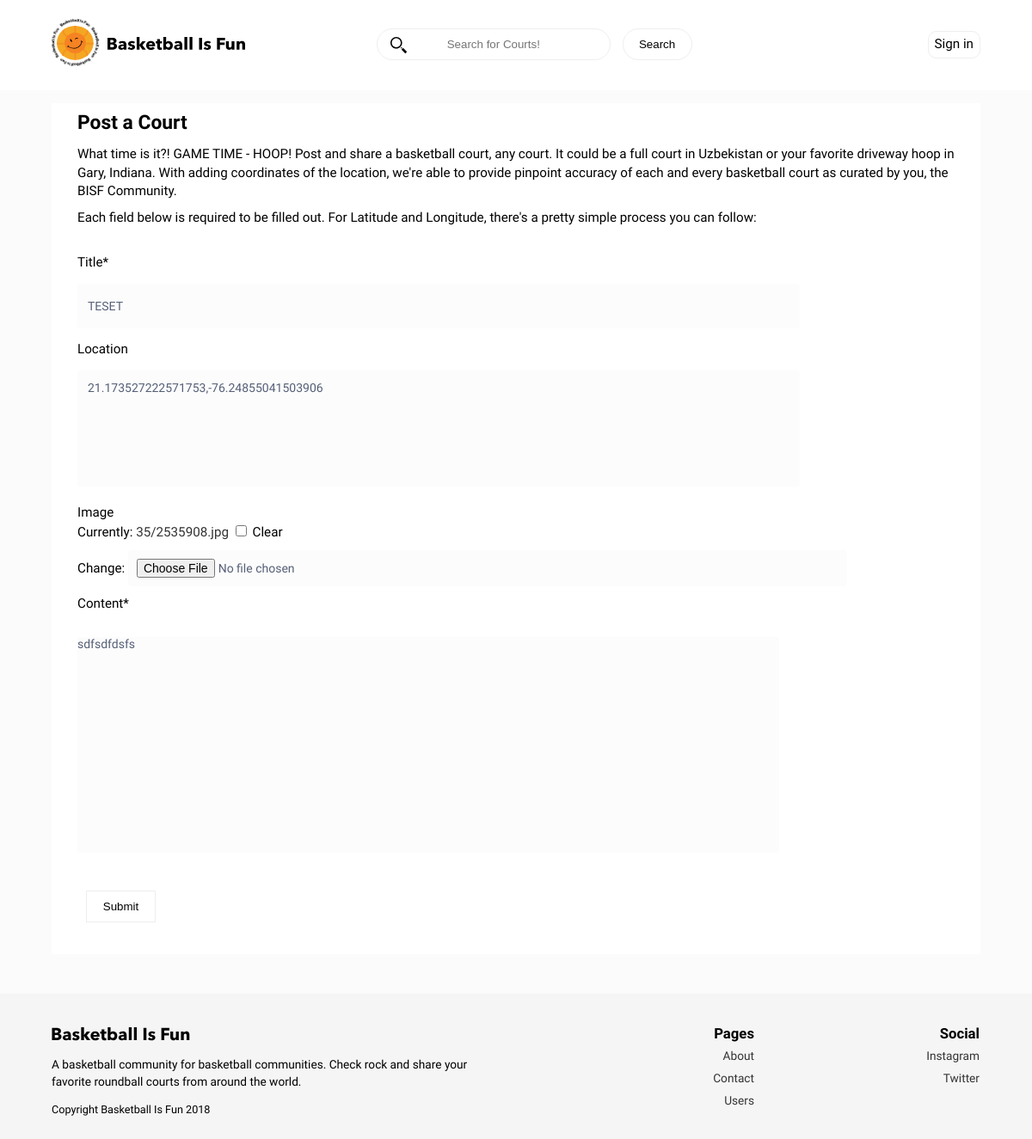
/courts/teset/edit/, run on an earlier commit of the app's database.
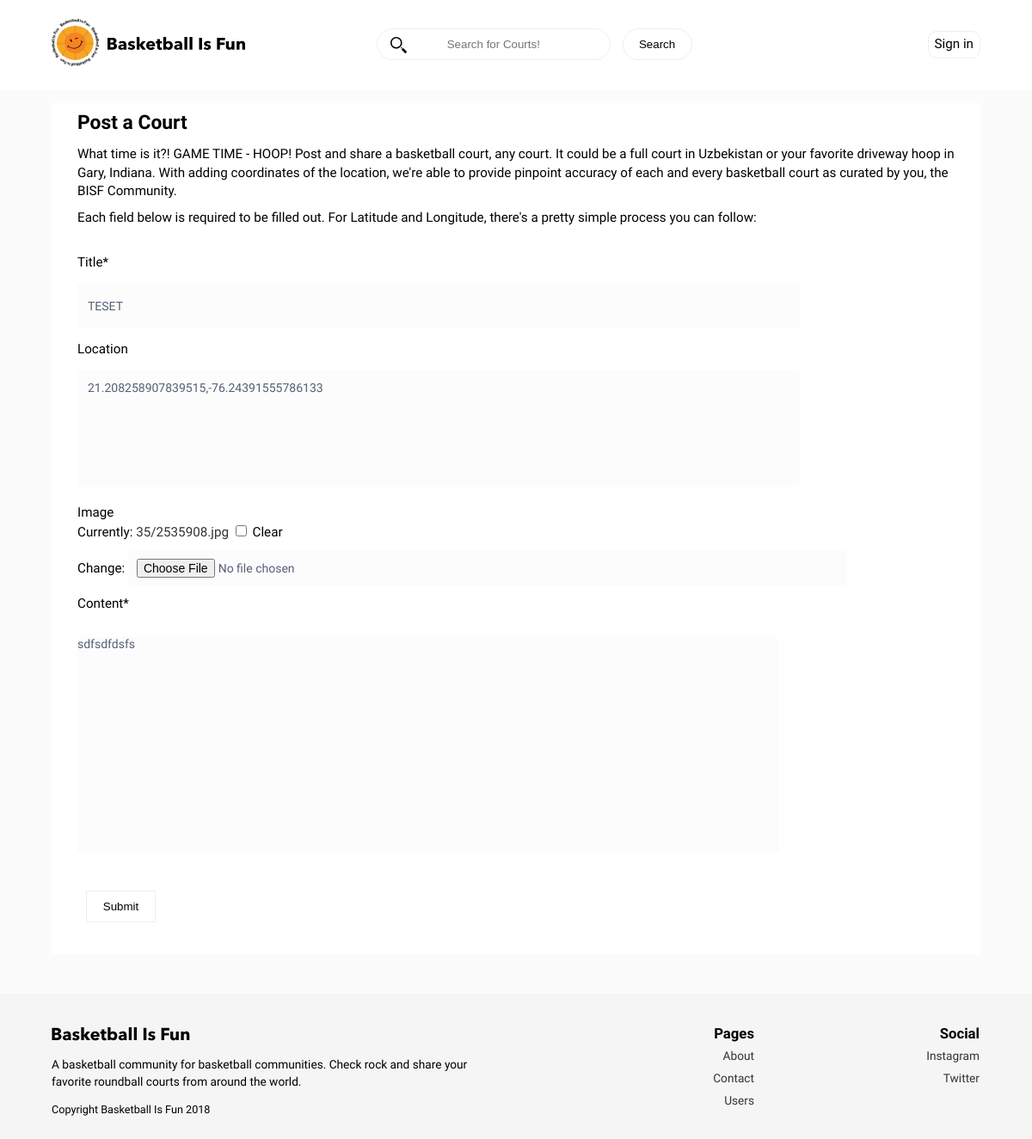
And on a later commit of the database.
### courts/models.py (models this page shows, shortened)
class Court(models.Model):
    title = models.CharField(max_length=50)
    user = models.ForeignKey(settings.AUTH_USER_MODEL, default=1)
    slug = models.SlugField(unique=True, default="")
    image = models.ImageField(upload_to=upload_location,
        null=True,
        blank=True,
        width_field="width_field",
        height_field="height_field")
    height_field = models.IntegerField(default=0)
    width_field = models.IntegerField(default=0)
    content = MarkdownxField()
    address = models.CharField(max_length=255)
    location = GeopositionField(blank=True)
    tags = TaggableManager(blank=True)
    likes = models.ManyToManyField(settings.AUTH_USER_MODEL, blank=True, related_name='court_likes')
    updated = models.DateTimeField(auto_now=True, auto_now_add=False)
    timestamp = models.DateTimeField(auto_now=False, auto_now_add=True)
    objects = CourtManager()
    class Meta:
        ordering = ["-timestamp", "-updated"]

### courts/views.py (the view)
# urls.py: url(r'^courts/(?P<slug>[\w-]+)/edit/$', court_update, name='update'),
def court_update(request, slug=None):
	if not request.user:
		raise Http404
	instance = get_object_or_404(Court, slug=slug)
	form = CourtForm(request.POST or None, request.FILES or None, instance=instance)
	if form.is_valid():
		instance = form.save(commit=False)
		instance.save()
		form.save_m2m()
		messages.success(request, "<a href='#'> Saved</a> ", extra_tags='html_safe')
		return HttpResponseRedirect(instance.get_absolute_url())
	context = {
		"title": instance.title,
		"instance": instance,
		"form":form,
	}
	return render(request, "court_form.html", context)

### courts/forms.py
class CourtForm(forms.ModelForm):
    content = MarkdownxFormField()
    class Meta:
        model = Court
        fields = [
            "title",
            "location",
            "image",
            "content",
            "tags",
        ]

### templates/court_form.html (shortened to what this page needs)
{% extends "base.html" %}
{% load crispy_forms_tags %}
{% block content %}
	<div class="forum-content--detail">
	<div class="forum-content--post">
<h2>Post a Court</h2>
<p>
	What time is it?! GAME TIME - HOOP! Post and share a basketball court, any court. It could be a full court in Uzbekistan or your favorite driveway hoop in Gary, Indiana. With adding coordinates of the location, we're able to provide pinpoint accuracy of each and every basketball court as curated by you, the BISF Community.
</p>
<p>
	Each field below is required to be filled out. For Latitude and Longitude, there's a pretty simple process you can follow:
</p>
<form method='POST' class="form-item" action='' enctype='multipart/form-data'>
{{ form | crispy }}
<input type='submit' class="search-button"  value='Submit' />
</form>
</div>
</div>
{% endblock content %}

### templates/base.html (shortened to what this page needs)
{% load staticfiles %}
{% load notifications_tags %}
<!DOCTYPE html>
<html lang="en" >
<link rel="stylesheet" href='{% static "css/main.css" %}'  />
</head>
<body lang="en" class="{% block body_class %}default{% endblock body_class %}" {% block meta %} {% endblock meta %}>
<header>
{% notifications_unread as unread_count %}
<div class="container" >
<div class="logo">
<a href="/">
</a>
</div>
<nav class="navigation">
<form class="search-court--form" method='GET' action='/' >
<input type='text' name='q' class="search-court" placeholder='Search for Courts!' value='{{ request.GET.q }}'/>
<input type='submit' class="search-btn"  value='Search' />
</form>
<ul class="nav-list">
	{% if not request.user.is_authenticated %}
	<li ><a href='{% url "login" %}' class="signup">Sign in</a></li>
	{% endif %}
</ul>
</nav>
</header>
<div class="container {% block container-page %} {% endblock container-page %}" >
{% block content %}{% endblock content %}
</div>
{% include "section/footer.html" %}
{% load static %}
</body>
</html>

### templates/section/footer.html (shortened to what this page needs)
<footer>
	<div class="container">
		<div class="logo-footer">
<p> A basketball community for basketball communities. Check rock and share your favorite roundball courts from around the world.
 </p>
<small>Copyright Basketball Is Fun {% now "Y" %}</small>
		</div>
<div class="links-footer">
<ul>
	<h3>Pages</h3>
			<li><a href="/pages/about/">About</a></li>
			<li><a href="/pages/contact/">Contact</a></li>
			<li><a href="/profiles/">Users</a></li>
		</ul>
<ul>
	<h3>Social</h3>
			<li><a href="https://www.instagram.com/bball_is__fun/" target="_blank">Instagram</a></li>
			<li><a href="https://www.twitter.com/bball_is__fun/" target="_blank">Twitter</a></li>
		</ul>
</div>
	</div>
</footer>

### static/css/main.css (style rules this page uses)
.clear,footer { clear:both }
li,nav ul li { list-style:none }
body { font-family:'Fira Sans',sans-serif;border:0;padding:0;font-weight:300;-webkit-text-size-adjust:100%;-webkit-font-feature-settings:"kern" 1;-moz-font-feature-settings:"kern" 1;-o-font-feature-settings:"kern" 1;font-feature-settings:"kern" 1;font-kerning:normal;background-color:#fbfbfb;line-height:1.4;font-size:.95em;overflow-x:hidden }
body,html { min-height:100%;margin:0 }
footer { background:#f5f5f5;position:relative;width:100%;min-height:131px;padding:1em 0;bottom:0;line-height:1.5;margin-top:3em }
footer h3 { font-weight:600;font-size:1.1em;margin-bottom:6px }
.logo-footer { margin-top:1.5em }
footer .container { grid-template-columns:1fr 1fr }
footer .container .links-footer { display:grid;grid-template-columns:1fr 1fr;justify-items:right;text-align:right }
footer ul { padding:0 1px }
footer li { margin:0 0 3px }
footer li a,footer p { font-size:.9em }
.container { width:90%;display:grid;margin:0 auto;grid-column-gap:2rem;grid-template-columns:repeat(auto-fit,minmax(400px,2fr)) }
input { outline:0;border:1px solid #eee }
a { color:#333;text-decoration:none }
p { margin:10px 0 }
h1,h2,h3,h4 { margin:0 }
form { margin:30px 0;background:#fff }
.nav-pages,nav ul { grid-template-columns:1fr }
.search-btn,.search-court { padding:10px;border-radius:23px }
.search-court--form { position:relative;text-align:center }
.search-court--form:before { content:"";position:absolute;margin-left:16px;top:0;bottom:0;width:20px;}
.search-btn,.search-button { margin-left:10px;cursor:pointer }
.search-court { min-width:250px;max-width:300px;text-align:center }
#id_content,#password,img { max-width:100% }
.search-btn { min-width:81px;background:#fff;-webkit-transition:all .2s;transition:all .2s }
.search-button,.signup { -webkit-transition:all .2s }
.search-button { padding:10px;min-width:81px;background:#fff;color:#000;transition:all .2s }
#div_id_content { margin-bottom:10px }
nav ul { display:grid;justify-self:right;padding:0;grid-gap:15px }
nav ul li a { margin:0;padding:4px 7px;text-align:center }
.signup { border:1px solid #eee;color:#000;border-radius:10px;transition:all .2s }
nav ul li a,nav ul li a:visited { display:block;cursor:pointer;text-decoration:none }
h3 { font-size:1.1em;line-height:1;margin:0;padding:8px 0 0 }
.form-item #id_content { padding:0 0 10em;margin:2em 0 }
#id_image { padding:10px;margin:10px 0 }
#id_title { background-color:#fcfcfc;border:none;border-radius:4px;color:#555f77;font-family:inherit;font-size:14px;outline:0;margin:1em 0;min-height:28px }
.forum-content--detail { grid-column:1/4;margin:1em 0 0;max-width:100% }
header .container { grid-template-columns:227px 2fr;min-height:auto }
.form-control,textarea { font-weight:300;outline:0 }
.forum-content--post,.page-content--full { background:#fff;padding:7px 30px;margin:0 }
.read-more,textarea { border:1px solid #eee }
textarea { resize:none;font-family:'Fira Sans',sans-serif }
.form-control { background-color:#fcfcfc;border:none;border-radius:4px;color:#555f77;font-family:inherit;font-size:14px;padding:12px;width:80%;margin:1em 0;max-height:111px }
header { background:#fff;min-height:90px;position:sticky;top:0;z-index:1000 }
.logo { margin:22px 0 }
.nav-list { text-align:left }
.nav-list li { margin-top:.4em }
nav { padding:1em 0;transition:all .6s cubic-bezier(.62,.04,.3,1.56);transition-delay:0s;transition-delay:.1s;grid-template-columns:3fr 1fr;display:grid;grid-column-gap:1em }
nav form { margin:18px 0 }
nav ul li { color:#fff }

What changed in the data, as far as the page shows it:
changed Court "TESET": location "21.173527222571753,-76.24855041503906" → "21.208258907839515,-76.24391555786133"
